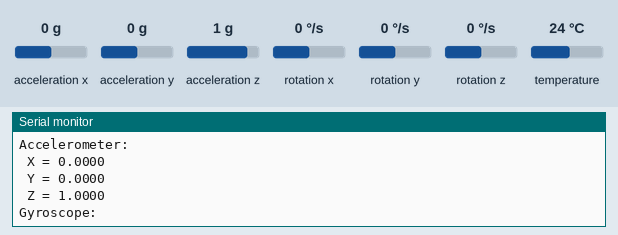
A sketch run on a simulated Arduino Uno, built with avr-gcc and run on an emulated ATmega328P. On the bench: the last lines printed to the serial monitor. Inputs (shaded band) come from the test bench; at power-on: temperature 24 °C, acceleration x 0 g, acceleration y 0 g, acceleration z 1 g, rotation x 0 °/s, rotation y 0 °/s, rotation z 0 °/s.

Above: at 2.2 s.
2.3 s: temperature set to 41 °C
At 3.1 s:
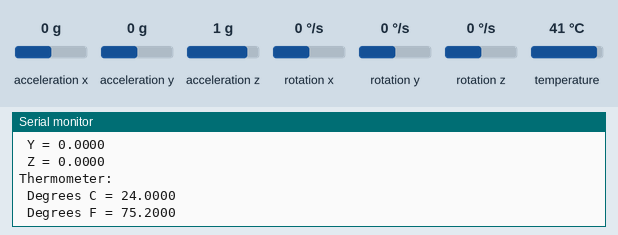
6.6 s: acceleration x set to -1.4 g
At 7.1 s:
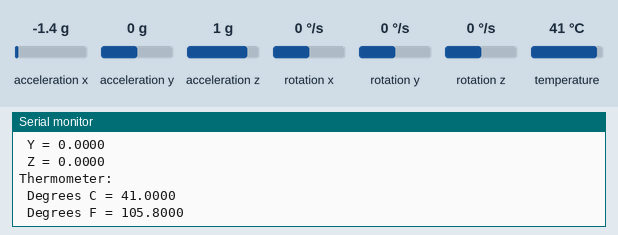
8.1 s: acceleration y set to -1.4 g
9.6 s: acceleration z set to -1.4 g
11.1 s: rotation x set to 100 °/s
Timing chart, 0 to 14.1 s (numbered marks = the images above; inputs shaded):
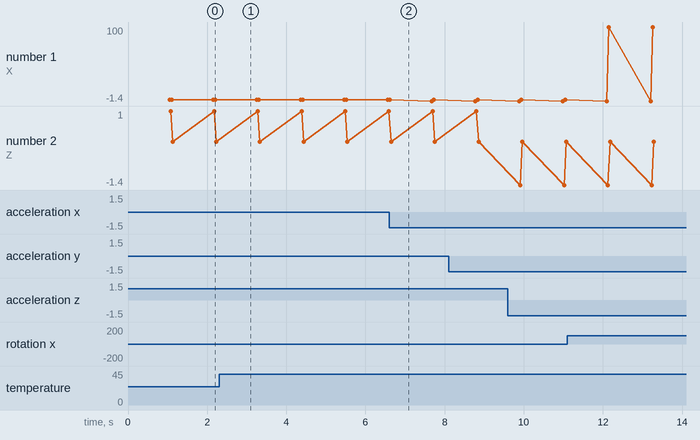

The sketch:

BreakoutCode.ino
```cpp
#include "SparkFunLSM6DS3.h"
#include "Wire.h"
#include "SPI.h"

LSM6DS3 myIMU; //Default constructor is I2C, addr 0x6B

void setup() {
// put your setup code here, to run once:
Serial.begin(9600);
delay(1000); //relax...
Serial.println("Processor came out of reset.\n");

//Call .begin() to configure the IMU
myIMU.begin();

}


void loop()
{
//Get all parameters
Serial.print("\nAccelerometer:\n");
Serial.print(" X = ");
Serial.println(myIMU.readFloatAccelX(), 4);
Serial.print(" Y = ");
Serial.println(myIMU.readFloatAccelY(), 4);
Serial.print(" Z = ");
Serial.println(myIMU.readFloatAccelZ(), 4);

Serial.print("\nGyroscope:\n");
Serial.print(" X = ");
Serial.println(myIMU.readFloatGyroX(), 4);
Serial.print(" Y = ");
Serial.println(myIMU.readFloatGyroY(), 4);
Serial.print(" Z = ");
Serial.println(myIMU.readFloatGyroZ(), 4);

Serial.print("\nThermometer:\n");
Serial.print(" Degrees C = ");
Serial.println(myIMU.readTempC(), 4);
Serial.print(" Degrees F = ");
Serial.println(myIMU.readTempF(), 4);

delay(1000);
}
```

Measured:
- plotted number 1: 0 → 100 after the input at 11.1 s
